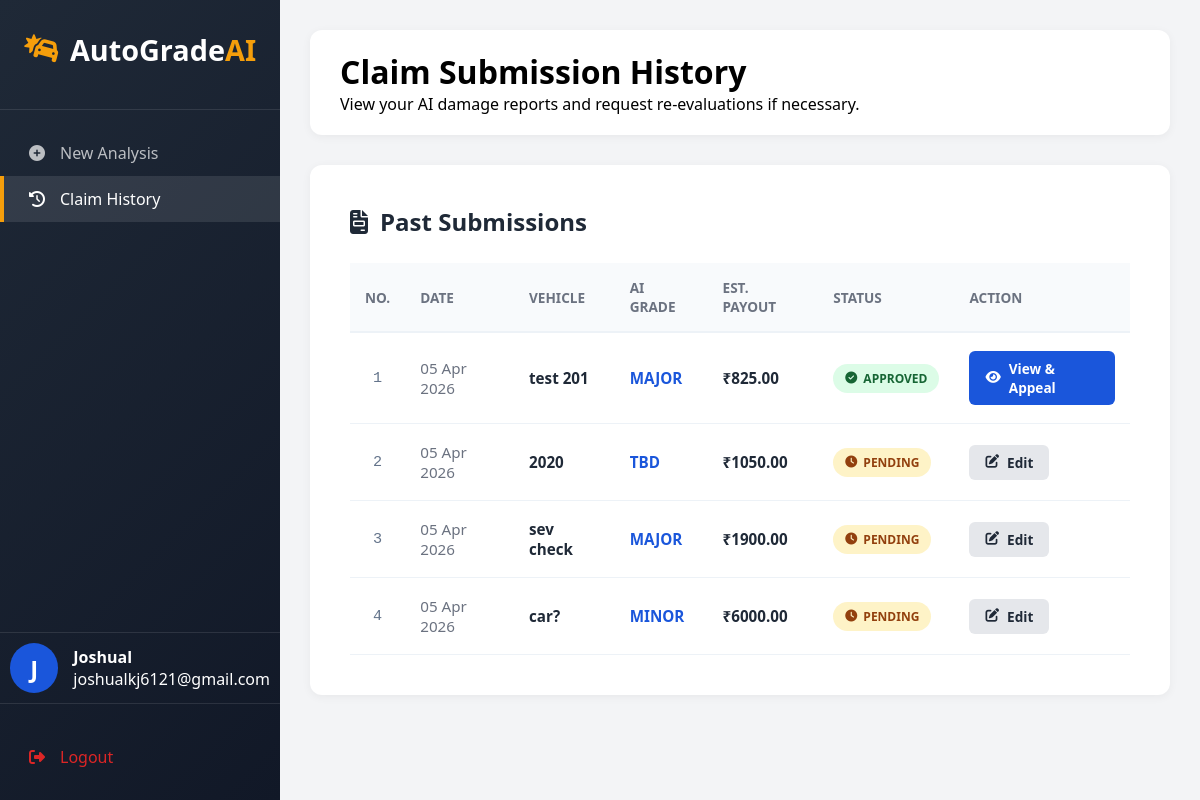
The app's page /claim-history/ (signed in), older data.
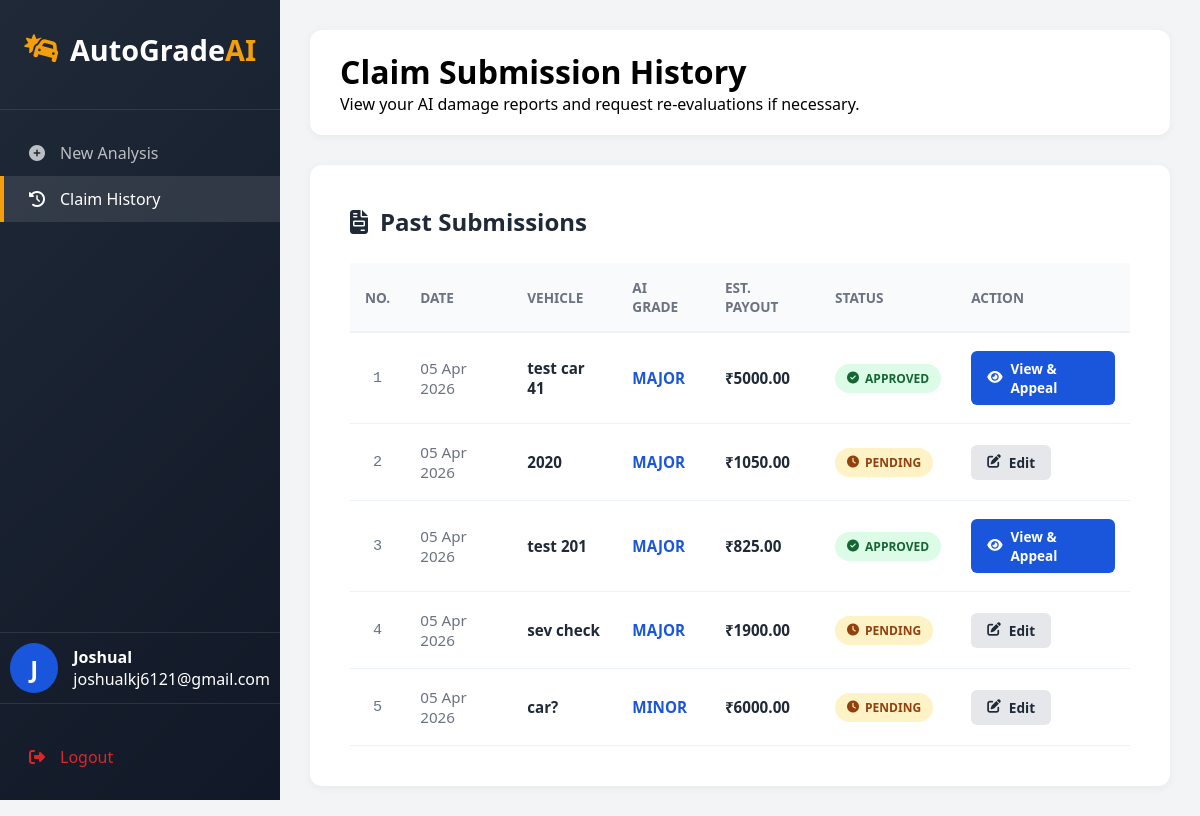
The same page, newer data.
### my_admin/models.py (models this page shows)
class DamageAnalysis(models.Model):
    user = models.ForeignKey(User, on_delete=models.CASCADE, related_name='claims')
    agent = models.ForeignKey(User, on_delete=models.SET_NULL, null=True, blank=True, related_name='tasks')
    damage_level = models.CharField(max_length=20, default='TBD')
    total_damage_factor = models.FloatField(default=0.0)
    detected_parts = models.CharField(max_length=255, null=True, blank=True)
    car_details = models.CharField(max_length=100)
    status = models.CharField(max_length=20, default='Pending')  # Pending, Approved, Appealed, Escalated
    market_value = models.DecimalField(max_digits=12, decimal_places=2, default=0)
    estimated_claim = models.DecimalField(max_digits=12, decimal_places=2, default=0)
    minor_coeff = models.FloatField(default=0.025)
    moderate_coeff = models.FloatField(default=0.05)
    major_coeff = models.FloatField(default=0.1)
    agent_comment = models.TextField(null=True, blank=True)
    user_appeal_reason = models.TextField(null=True, blank=True)
    appeal_count = models.IntegerField(default=0)
    created_at = models.DateTimeField(auto_now_add=True)
    updated_at = models.DateTimeField(auto_now=True)

### my_admin/views.py (the view)
# urls.py: path('claim-history/', views.claim_history, name='claim_history'),
@login_required
def claim_history(request):
    my_claims = DamageAnalysis.objects.filter(user=request.user).order_by('-updated_at')
    return render(request, "ClaimHistory.html", {'claims': my_claims})

### my_admin/templates/ClaimHistory.html (shortened to what the changed rows need)
<!DOCTYPE html>
<html lang="en">
<head>
    <link rel="stylesheet" href="https://cdnjs.cloudflare.com/ajax/libs/font-awesome/6.4.0/css/all.min.css">
</head>
<body>
    <div class="main-content">
        <div class="top-bar">
            <h1>Claim Submission History</h1>
        </div>
        <div class="history-section">
            <h2 class="section-title"><i class="fas fa-file-invoice"></i> Past Submissions</h2>
            <table>
                <thead>
                    <tr>
                        <th style="text-align: center;">NO.</th>
                        <th>Date</th>
                        <th>Vehicle</th>
                        <th>AI Grade</th>
                        <th>Est. Payout</th>
                        <th>Status</th>
                        <th>Action</th>
                    </tr>
                </thead>
                <tbody>
                    {% for claim in claims %}
                    <tr>
                        <td style="padding: 10px; color: #64748b; font-family: monospace;text-align: center;">
                            {{ forloop.counter }}
                        </td>
                        <td style="color: var(--gray);">{{ claim.updated_at|date:"d M Y" }}</td>
                        <td style="font-weight: 700;">{{ claim.car_details }}</td>
                        <td><strong style="color: var(--primary);">{{ claim.damage_level|upper }}</strong></td>
                        <td style="font-weight: 700;">₹{{ claim.estimated_claim|floatformat:2 }}</td>
                        <td>
                            {% if claim.status == 'Pending' %}
                                <span class="badge badge-pending"><i class="fas fa-clock"></i> PENDING</span>
                            {% elif claim.status == 'Approved' %}
                                <span class="badge badge-success" style="background:#dcfce7; color:#166534;"><i class="fas fa-check-circle"></i> APPROVED</span>
                            {% elif claim.status == 'Escalated' %}
                                <span class="badge badge-danger" style="background:#fee2e2; color:#991b1b;"><i class="fas fa-gavel"></i> ESCALATED</span>
                            {% else %}
                                <span class="badge badge-appealed" style="background:#e0e7ff; color:#3730a3;"><i class="fas fa-sync"></i> {{ claim.status|upper }}</span>
                            {% endif %}
                        </td>
                        <td>
                            {% if claim.status == 'Pending' %}
                                <a href="{% url 'user_edit_claim' claim.id %}" class="btn-action btn-edit">
                                    <i class="fas fa-edit"></i> Edit
                                </a>
                            {% elif claim.appeal_count >= 2 and claim.status != 'Approved' %}
                                <a href="{% url 'claim_details' claim.id %}" class="btn-action" style="background: var(--danger); color:white;">
                                    <i class="fas fa-exclamation-triangle"></i> Escalate
                                </a>
                            {% else %}
                                <a href="{% url 'claim_details' claim.id %}" class="btn-action btn-view">
                                    <i class="fas fa-eye"></i> View & Appeal
                                </a>
                            {% endif %}
                        </td>
                    </tr>
                    {% empty %}
                    <tr>
                        <td colspan="6" style="padding: 60px; text-align: center; color: var(--gray);">
                            <p>No claims found in your history.</p>
                        </td>
                    </tr>
                    {% endfor %}
                </tbody>
            </table>
        </div>
    </div>
</body>
</html>

Row changes from the older to the newer data that the page shows:
added DamageAnalysis: updated_at "05 Apr 2026", car_details "test car 41", damage_level "MAJOR", estimated_claim "5000.00", status "Approved" (drawn)
changed DamageAnalysis (number 2 of 5 on the later page): damage_level "TBD" → "MAJOR"; moves up the list
